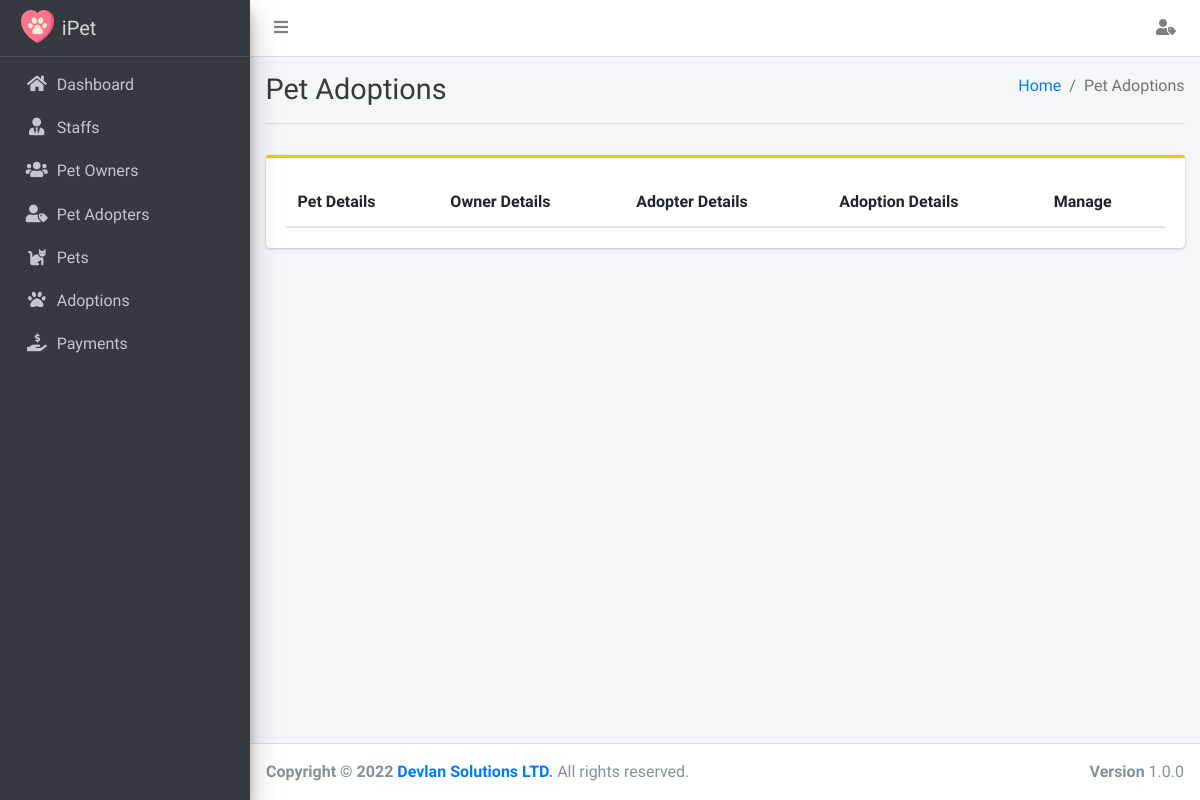
Page /views/adoptions.php (signed in) on the earlier database version.
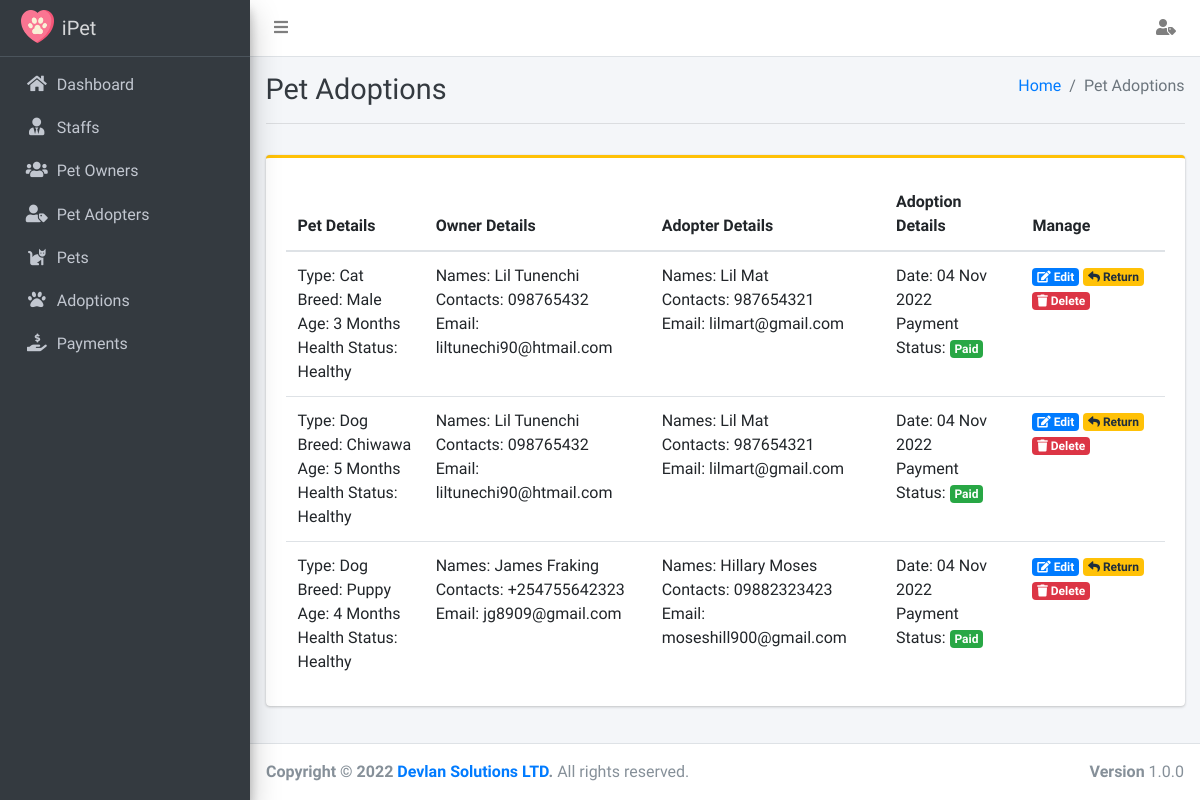
Same page on the later database version.
### tables this page shows
CREATE TABLE `pet_adoption` (
  `pet_adoption_id` int(200) NOT NULL,
  `pet_adoption_pet_id` int(200) NOT NULL,
  `pet_adoption_pet_adopter_id` int(200) NOT NULL,
  `pet_adoption_date` varchar(200) NOT NULL,
  `pet_adoption_payment_status` varchar(200) NOT NULL DEFAULT 'Pending',
  `pet_adoption_return_status` varchar(200) NOT NULL DEFAULT 'Not Returned',
  `pet_adoption_ref` varchar(200) NOT NULL
);

CREATE TABLE `pet` (
  `pet_id` int(200) NOT NULL,
  `pet_owner_id` int(200) NOT NULL,
  `pet_type` varchar(200) NOT NULL,
  `pet_breed` varchar(200) NOT NULL,
  `pet_age` varchar(200) NOT NULL,
  `pet_health_status` varchar(200) NOT NULL,
  `pet_description` longtext NOT NULL,
  `pet_adoption_status` varchar(200) NOT NULL DEFAULT 'Available',
  `pet_image` varchar(200) NOT NULL
);

CREATE TABLE `pet_owner` (
  `pet_owner_id` int(200) NOT NULL,
  `pet_owner_login_id` int(200) NOT NULL,
  `pet_owner_name` varchar(200) NOT NULL,
  `pet_owner_email` varchar(200) NOT NULL,
  `pet_owner_contacts` varchar(200) NOT NULL,
  `pet_owner_address` longtext NOT NULL
);

CREATE TABLE `pet_adopter` (
  `pet_adopter_id` int(200) NOT NULL,
  `pet_adopter_login_id` int(200) NOT NULL,
  `pet_adopter_name` varchar(200) NOT NULL,
  `pet_adopter_email` varchar(200) NOT NULL,
  `pet_adopter_phone_number` varchar(200) NOT NULL,
  `pet_adopter_address` longtext NOT NULL
);

### views/adoptions.php (the view, shortened to what this page needs)
<?php
require_once('../config/config.php');
require_once('../partials/head.php');
?>
<body class="hold-transition sidebar-mini layout-fixed">
    <div class="wrapper">
        <?php require_once('../partials/navbar.php'); ?>
        <?php require_once('../partials/sidebar.php'); ?>
        <div class="content-wrapper">
            <div class="content-header">
                <div class="container-fluid">
                    <div class="row mb-2">
                        <div class="col-sm-6">
                            <h1 class="m-0 text-dark">Pet Adoptions</h1>
                        </div>
                        <div class="col-sm-6">
                            <ol class="breadcrumb float-sm-right">
                                <li class="breadcrumb-item"><a href="#">Home</a></li>
                                <li class="breadcrumb-item active">Pet Adoptions</li>
                            </ol>
                        </div>
                    </div>
                    <hr>
                </div>
            </div>
            <section class="content">
                <div class="container-fluid">
                    <div class="row">
                        <div class="col-md-12">
                            <div class="card card-warning card-outline">
                                <div class="card-body">
                                    <table class="table">
                                        <thead>
                                            <tr>
                                                <th>Pet Details</th>
                                                <th>Owner Details</th>
                                                <th>Adopter Details</th>
                                                <th>Adoption Details</th>
                                                <th>Manage</th>
                                            </tr>
                                        </thead>
                                        <tbody>
                                            <?php
                                            $ret = "SELECT * FROM pet_adoption pa
                                            INNER JOIN pet p ON p.pet_id = pa.pet_adoption_pet_id
                                            INNER JOIN pet_owner po ON po.pet_owner_id = p.pet_owner_id
                                            INNER JOIN pet_adopter pad ON pad.pet_adopter_id = pa.pet_adoption_pet_adopter_id";
                                            $stmt = $mysqli->prepare($ret);
                                            $stmt->execute();
                                            $res = $stmt->get_result();
                                            while ($adoptions = $res->fetch_object()) {
                                            ?>
                                                <tr>
                                                    <td>
                                                        Type: <?php echo $adoptions->pet_type; ?> <br>
                                                        Breed: <?php echo $adoptions->pet_breed; ?> <br>
                                                        Age: <?php echo $adoptions->pet_age; ?> <br>
                                                        Health Status: <?php echo $adoptions->pet_health_status; ?>
                                                    </td>
                                                    <td>
                                                        Names: <?php echo $adoptions->pet_owner_name; ?> <br>
                                                        Contacts: <?php echo $adoptions->pet_owner_contacts; ?> <br>
                                                        Email: <?php echo $adoptions->pet_owner_email; ?>
                                                    </td>
                                                    <td>
                                                        Names: <?php echo $adoptions->pet_adopter_name; ?> <br>
                                                        Contacts: <?php echo $adoptions->pet_adopter_phone_number; ?> <br>
                                                        Email: <?php echo $adoptions->pet_adopter_email; ?>
                                                    </td>
                                                    <td>
                                                        Date: <?php echo date('d M Y', strtotime($adoptions->pet_adoption_date)); ?> <br>
                                                        Payment Status: <?php if ($adoptions->pet_adoption_payment_status == 'Pending') { ?>
                                                            <span class="badge badge-danger">Pending</span> <br>
                                                        <?php } else {  ?>
                                                            <span class="badge badge-success">Paid</span> <br>
                                                        <?php }
                                                                        if ($adoptions->pet_adoption_return_status == 'Returned') { ?>
                                                    </td>
                                                    <td>
                                                        <a data-toggle="modal" href="#update_<?php echo $adoptions->pet_adoption_id; ?>" class="badge badge-primary"><i class="fas fa-edit"></i> Edit</a>
                                                        <?php }
                                                        if ($adoptions->pet_adoption_return_status != 'Returned') { ?>
                                                            <a data-toggle="modal" href="#return_<?php echo $adoptions->pet_adoption_id; ?>" class="badge badge-warning"><i class="fas fa-reply"></i> Return </a>
                                                        <?php } ?>
                                                        <a data-toggle="modal" href="#delete_<?php echo $adoptions->pet_adoption_id; ?>" class="badge badge-danger"><i class="fas fa-trash"></i> Delete</a>
                                                    </td>
                                                </tr>
                                            <?php } ?>
                                        </tbody>
                                    </table>
                                </div>
                            </div>
                        </div>
                    </div>
                </div>
            </section>
        </div>
        <?php require_once('../partials/footer.php'); ?>
    </div>
</body>
</html>

### partials/head.php (shortened to what this page needs)
<!DOCTYPE html>
<html lang="en">
<head>
    <link rel="stylesheet" href="../public/plugins/fontawesome-free/css/all.min.css">
    <link rel="stylesheet" href="../public/plugins/overlayScrollbars/css/OverlayScrollbars.min.css">
    <link rel="stylesheet" href="../public/css/adminlte.min.css">
    <link rel="stylesheet" href="../public/plugins/noty/noty.css">
    <link rel="stylesheet" href="../public/plugins/noty/themes/bootstrap-v4.css">
    <link rel="stylesheet" href="../public/plugins/noty/themes/light.css">
    <link rel="stylesheet" href="../public/plugins/noty/themes/metroui.css">
    <link rel="stylesheet" href="../public/plugins/noty/themes/mint.css">
    <link rel="stylesheet" href="../public/plugins/noty/themes/nest.css">
    <link rel="stylesheet" href="../public/plugins/noty/themes/relax.css">
    <link rel="stylesheet" href="../public/plugins/noty/themes/semanticui.css">
    <link rel="stylesheet" href="../public/plugins/noty/themes/sunset.css">
    <link rel="stylesheet" type="text/css" href="https://cdn.datatables.net/v/dt/dt-1.10.25/datatables.min.css" />
    <link rel="stylesheet" type="text/css" href="https://cdn.datatables.net/buttons/1.7.1/css/buttons.dataTables.min.css" />
    <link rel="stylesheet" href="../public/plugins/select2/css/select2.min.css">
    <link rel="stylesheet" href="../public/plugins/select2-bootstrap4-theme/select2-bootstrap4.min.css">
    <link rel="stylesheet" href="https://code.ionicframework.com/ionicons/2.0.1/css/ionicons.min.css">
</head>

### partials/navbar.php (shortened to what this page needs)
<nav class="main-header navbar navbar-expand navbar-white navbar-light">
    <ul class="navbar-nav">
        <li class="nav-item">
            <a class="nav-link" data-widget="pushmenu" href="#"><i class="fas fa-bars"></i></a>
        </li>
    </ul>
    <ul class="navbar-nav ml-auto">
        <li class="nav-item">
            <a class="nav-link" data-toggle="modal" href="#logout_modal">
                <i class="fas fa-user-tag"></i>
            </a>
        </li>
    </ul>
</nav>

### partials/sidebar.php
<aside class="main-sidebar sidebar-dark-primary elevation-4">
    <a href="index" class="brand-link">
        <img src="../public/img/logo.png" alt="System Logo" class="brand-image">
        <span class="brand-text font-weight-light">iPet</span>
    </a>
    <div class="sidebar">
        <nav class="mt-2">
            <ul class="nav nav-pills nav-sidebar flex-column" data-widget="treeview" role="menu" data-accordion="false">
                <li class="nav-item">
                    <a href="dashboard" class="nav-link">
                        <i class="nav-icon fas fa-home"></i>
                        <p>
                            Dashboard
                        </p>
                    </a>
                </li>
                <li class="nav-item">
                    <a href="staffs" class="nav-link">
                        <i class="nav-icon fas fa-user-tie"></i>
                        <p>
                            Staffs
                        </p>
                    </a>
                </li>
                <li class="nav-item">
                    <a href="pet_owners" class="nav-link">
                        <i class="nav-icon fas fa-users"></i>
                        <p>
                            Pet Owners
                        </p>
                    </a>
                </li>
                <li class="nav-item">
                    <a href="pet_adopters" class="nav-link">
                        <i class="nav-icon fas fa-user-tag"></i>
                        <p>
                            Pet Adopters
                        </p>
                    </a>
                </li>
                <li class="nav-item">
                    <a href="pets" class="nav-link">
                        <i class="nav-icon fas fa-cat"></i>
                        <p>
                            Pets
                        </p>
                    </a>
                </li>
                <li class="nav-item">
                    <a href="adoptions" class="nav-link">
                        <i class="nav-icon fas fa-paw"></i>
                        <p>
                            Adoptions
                        </p>
                    </a>
                </li>
                <li class="nav-item">
                    <a href="payments" class="nav-link">
                        <i class="nav-icon fas fa-hand-holding-usd"></i>
                        <p>
                            Payments
                        </p>
                    </a>
                </li>
            </ul>
        </nav>
    </div>
</aside>

### partials/footer.php
<footer class="main-footer">
    <strong>Copyright &copy; <?php echo date('Y'); ?> <a href="http://devlan.co.ke/">Devlan Solutions LTD</a>.</strong>
    All rights reserved.
    <div class="float-right d-none d-sm-inline-block">
        <b>Version</b> 1.0.0
    </div>
</footer>

Differences in the rows shown:
added pet_adoption: pet_adoption_pet.pet_type "Cat", pet_adoption_pet.pet_breed "Male", pet_adoption_pet.pet_age "3 Months", pet_adoption_pet.pet_health_status "Healthy", pet_owner.pet_owner_name "Lil Tunenchi", pet_owner.pet_owner_contacts "098765432", pet_owner.pet_owner_email "liltunechi90@htmail.com", pet_adoption_pet_adopter.pet_adopter_name "Lil Mat", pet_adoption_pet_adopter.pet_adopter_phone_number "987654321", pet_adoption_pet_adopter.pet_adopter_email "lilmart@gmail.com", pet_adoption_date "04 Nov 2022", pet_adoption_payment_status "Paid"
added pet_adoption: pet_adoption_pet.pet_type "Dog", pet_adoption_pet.pet_breed "Chiwawa", pet_adoption_pet.pet_age "5 Months", pet_adoption_pet.pet_health_status "Healthy", pet_owner.pet_owner_name "Lil Tunenchi", pet_owner.pet_owner_contacts "098765432", pet_owner.pet_owner_email "liltunechi90@htmail.com", pet_adoption_pet_adopter.pet_adopter_name "Lil Mat", pet_adoption_pet_adopter.pet_adopter_phone_number "987654321", pet_adoption_pet_adopter.pet_adopter_email "lilmart@gmail.com", pet_adoption_date "04 Nov 2022", pet_adoption_payment_status "Paid"
added pet_adoption: pet_adoption_pet.pet_type "Dog", pet_adoption_pet.pet_breed "Puppy", pet_adoption_pet.pet_age "4 Months", pet_adoption_pet.pet_health_status "Healthy", pet_owner.pet_owner_name "James Fraking", pet_owner.pet_owner_contacts "+254755642323", pet_owner.pet_owner_email "jg8909@gmail.com", pet_adoption_pet_adopter.pet_adopter_name "Hillary Moses", pet_adoption_pet_adopter.pet_adopter_phone_number "09882323423", pet_adoption_pet_adopter.pet_adopter_email "moseshill900@gmail.com", pet_adoption_date "04 Nov 2022", pet_adoption_payment_status "Paid"
